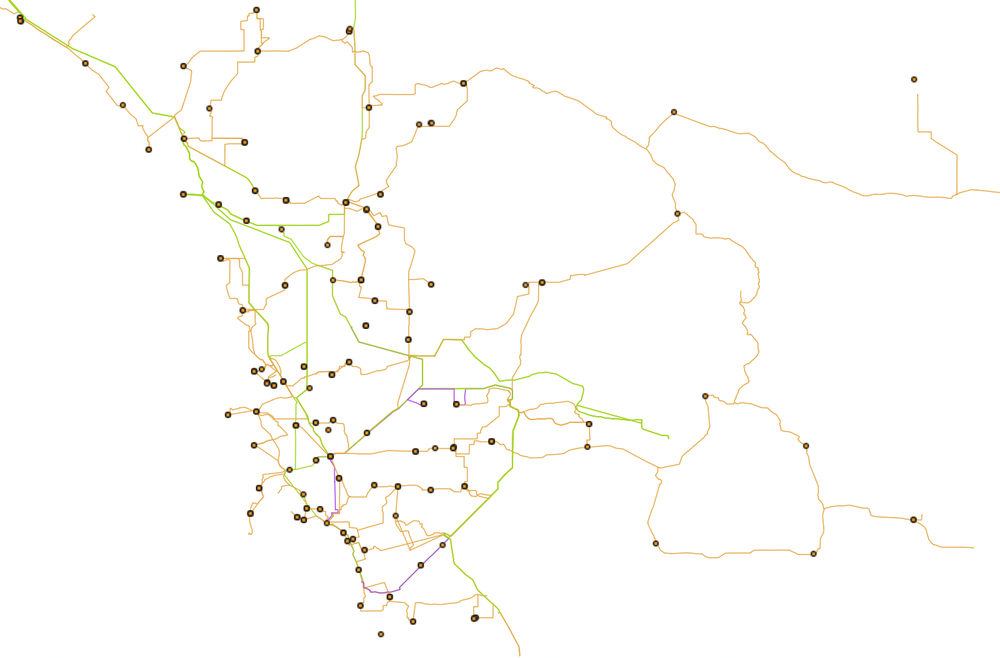
#> input picture power_plant_related/SDGE_NODE_IMG.png, 1000 x 658 px, shrunk from 1446 x 952 before the run
$ jupyter execute --allow-errors Test_img_to_graph.ipynb
#> lines starting #> are read from the running program, lines starting #| are printed output that depends on the picture; after the words box and inside, x2 and y2 are one past the last pixel; in counts of white or black regions, pixels touching at a corner belong together
[cell 1]
import numpy as np
from sklearn.feature_extraction import image
import cv2
import seaborn as sns

img = cv2.imread('./SDGE_NODE_IMG.png')
#> img is the input picture: shape (658, 1000, 3); mean B, G, R 250.3, 252.4, 253.1

[cell 2]
grayImage = cv2.cvtColor(img, cv2.COLOR_BGR2GRAY)
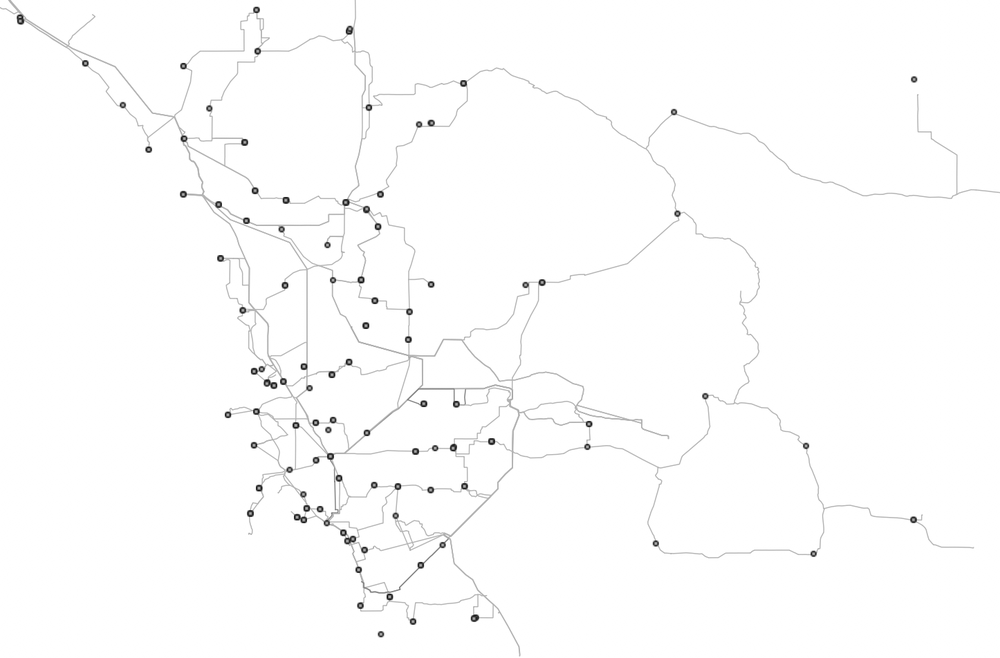
#> grayImage: shape (658, 1000); min 13, max 255, mean 252.4
(thresh, blackAndWhiteImage) = cv2.threshold(grayImage, 200, 255, cv2.THRESH_BINARY)
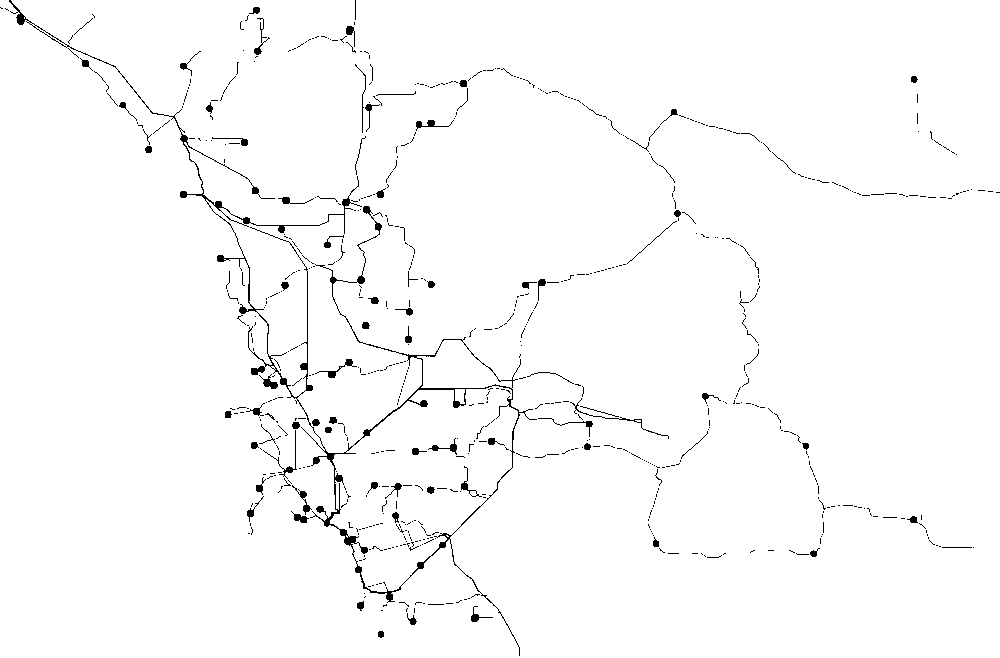
#> blackAndWhiteImage: shape (658, 1000); 98.1% white; 710 black regions (631 under 20 px), largest, box (x1, y1, x2, y2) and area: (9, 0, 537, 656) 4858, (570, 398, 669, 439) 155, (315, 359, 357, 378) 135
cv2.imshow('Black white image', blackAndWhiteImage)
cv2.waitKey(0)
cv2.destroyAllWindows()
